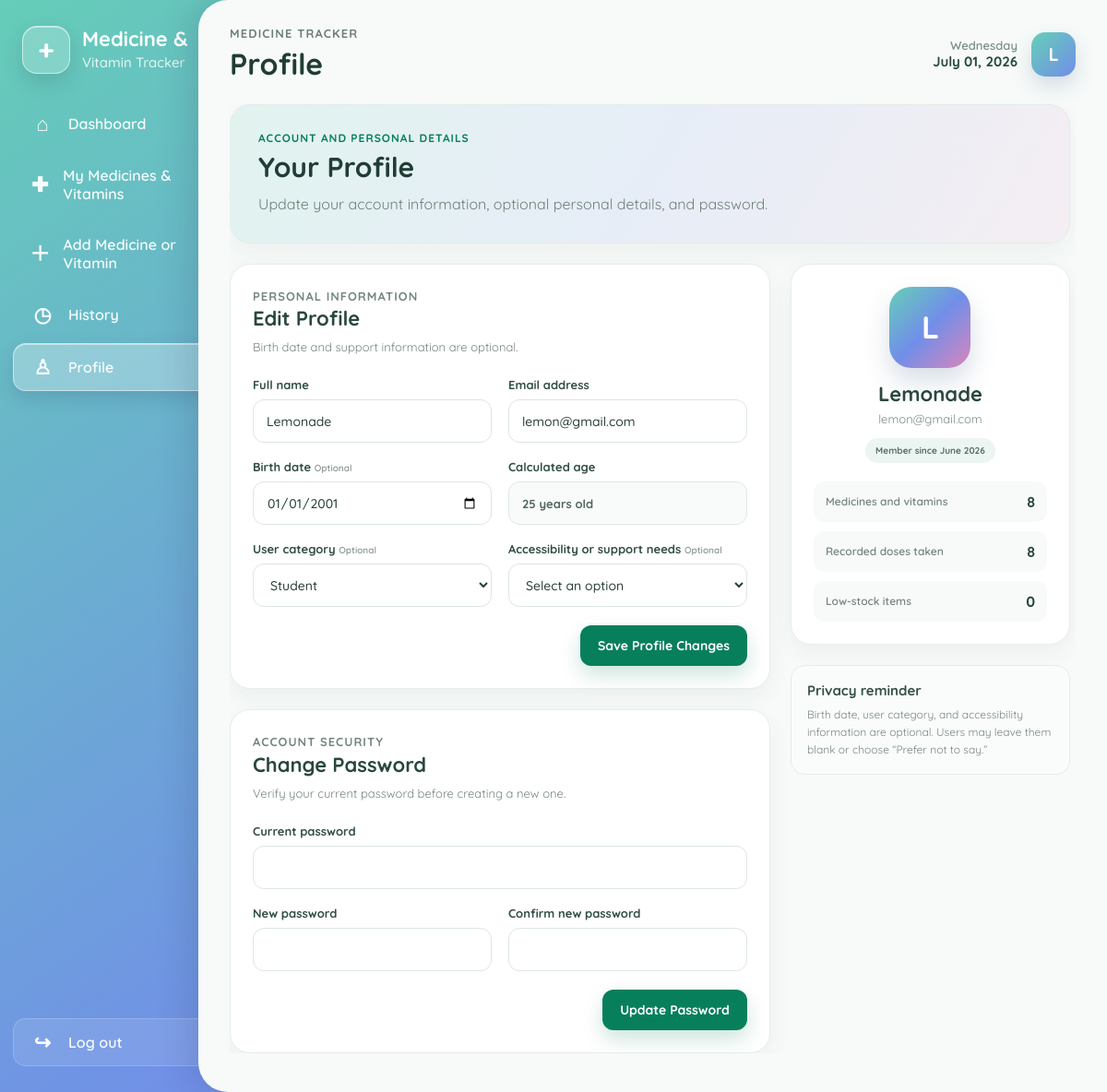
Screenshot of /dashboard/profile.php (signed in) with the database file from the repository.
### tables this page shows
CREATE TABLE `users` (
  `id` int(10) UNSIGNED NOT NULL,
  `full_name` varchar(100) NOT NULL,
  `email` varchar(150) NOT NULL,
  `birth_date` date DEFAULT NULL,
  `user_category` varchar(50) DEFAULT NULL,
  `accessibility_needs` varchar(100) DEFAULT NULL,
  `password` varchar(255) NOT NULL,
  `created_at` timestamp NOT NULL DEFAULT current_timestamp()
);

### dashboard/profile.php (the view, shortened to what the rows shown need)
<?php
require_once '../config.php';
$userId = (int) $_SESSION['user_id'];
$allowedCategories = [
    '',
    'Student',
    'Worker',
    'Student and Worker',
    'Retired',
    'Other'
];
try {
    $userStatement = $pdo->prepare(
        'SELECT
            id,
            full_name,
            email,
            password,
            birth_date,
            user_category,
            accessibility_needs,
            created_at
         FROM users
         WHERE id = ?
         LIMIT 1'
    );
    $userStatement->execute([$userId]);
    $user = $userStatement->fetch();
} catch (PDOException $exception) {
    $user = false;
}
$calculatedAge = null;
if (!empty($user['birth_date'])) {
    try {
        $birthDateObject =
            new DateTimeImmutable(
                (string) $user['birth_date']
            );
        $calculatedAge =
            $birthDateObject
                ->diff(new DateTimeImmutable('today'))
                ->y;
    } catch (Exception $exception) {
        $calculatedAge = null;
    }
}
$fullName =
    (string) ($user['full_name'] ?? 'User');
$memberSince = !empty($user['created_at'])
    ? date(
        'F Y',
        strtotime((string) $user['created_at'])
    )
    : 'Unknown';
?>
<!DOCTYPE html>
<html lang="en">
<head>
    <link
        rel="stylesheet"
        href="/SCSA_GROUP5/assets/css/dashboard.css?v=12"
    >
</head>
<body class="dashboard-body">
<div class="dashboard-page">
    <aside class="dashboard-sidebar">
        <div class="sidebar-brand">
            <div>
                <h1>Medicine &amp;</h1>
            </div>
        </div>
    </aside>
    <main class="dashboard-main">
        <header class="dashboard-topbar">
            <div>
                <h2>Profile</h2>
            </div>
            <div class="topbar-right">
                <div class="date-display">
                    <span>
                    </span>
                    <strong>
                    </strong>
                </div>
                <div class="user-avatar">
                    <?= htmlspecialchars(
                        strtoupper(
                            substr($fullName, 0, 1)
                        )
                    ) ?>
                </div>
            </div>
        </header>
        <div class="dashboard-content">
            <section class="profile-page-heading">
                <div>
                    <h1>Your Profile</h1>
                </div>
            </section>
            <section class="profile-layout">
                <div class="profile-left-column">
                    <article class="dashboard-card">
                        <div class="profile-card-heading">
                            <h2>Edit Profile</h2>
                        </div>
                        <form
                            method="POST"
                            action=""
                            class="profile-form"
                        >
                            <div class="profile-form-grid">
                                <div class="profile-field">
                                    <label for="full_name">
                                        Full name
                                    </label>
                                    <input
                                        type="text"
                                        id="full_name"
                                        name="full_name"
                                        value="<?= htmlspecialchars(
                                            (string) (
                                                $user['full_name']
                                                ?? ''
                                            ),
                                            ENT_QUOTES,
                                            'UTF-8'
                                        ) ?>"
                                        required
                                    >
                                </div>
                                <div class="profile-field">
                                    <label for="email">
                                        Email address
                                    </label>
                                    <input
                                        type="email"
                                        id="email"
                                        name="email"
                                        value="<?= htmlspecialchars(
                                            (string) (
                                                $user['email']
                                                ?? ''
                                            ),
                                            ENT_QUOTES,
                                            'UTF-8'
                                        ) ?>"
                                        required
                                    >
                                </div>
                                <div class="profile-field">
                                    <label for="birth_date">
                                        Birth date
                                        <span>Optional</span>
                                    </label>
                                    <input
                                        type="date"
                                        id="birth_date"
                                        name="birth_date"
                                        max="<?= date('Y-m-d') ?>"
                                        value="<?= htmlspecialchars(
                                            (string) (
                                                $user['birth_date']
                                                ?? ''
                                            )
                                        ) ?>"
                                    >
                                </div>
                                <div class="profile-field">
                                    <label>
                                        Calculated age
                                    </label>
                                    <div class="profile-age-note">
                                        <?= $calculatedAge !== null
                                            ? $calculatedAge .
                                                ' years old'
                                            : 'Add a birth date to calculate age' ?>
                                    </div>
                                </div>
                                <div class="profile-field">
                                    <label for="user_category">
                                        User category
                                        <span>Optional</span>
                                    </label>
                                    <select
                                        id="user_category"
                                        name="user_category"
                                    >
                                        <?php foreach (
                                            array_slice(
                                                $allowedCategories,
                                                1
                                            ) as $category
                                        ): ?>
                                            <option
                                                value="<?= htmlspecialchars(
                                                    $category
                                                ) ?>"
                                                <?= (
                                                    $user[
                                                        'user_category'
                                                    ]
                                                    ?? ''
                                                ) === $category
                                                    ? 'selected'
                                                    : '' ?>
                                            >
                                                <?= htmlspecialchars(
                                                    $category
                                                ) ?>
                                            </option>
                                        <?php endforeach; ?>
                                    </select>
                                </div>
                            </div>
                        </form>
                    </article>
                    <article class="dashboard-card">
                        <div class="profile-card-heading">
                            <h2>Change Password</h2>
                        </div>
                    </article>
                </div>
                <aside class="profile-right-column">
                    <article
                        class="dashboard-card profile-summary-card"
                    >
                        <div class="profile-large-avatar">
                            <?= htmlspecialchars(
                                strtoupper(
                                    substr($fullName, 0, 1)
                                )
                            ) ?>
                        </div>
                        <h2>
                            <?= htmlspecialchars($fullName) ?>
                        </h2>
                        <p>
                            <?= htmlspecialchars(
                                (string) $user['email']
                            ) ?>
                        </p>
                        <span class="profile-member-since">
                            Member since
                            <?= htmlspecialchars($memberSince) ?>
                        </span>
                        <div class="profile-stat-list">
                            <div>
                            </div>
                            <div>
                            </div>
                            <div>
                            </div>
                        </div>
                    </article>
                </aside>
            </section>
        </div>
    </main>
</div>
</body>
</html>

### rows the page displays
users: full_name "L", full_name "Lemonade", email "lemon@gmail.com", birth_date "01/01/2001", birth_date "25", user_category "Student", created_at "June 2026"

### other values shown
$totalItems "8"
$totalTaken "8"
$totalLowStock "0"
